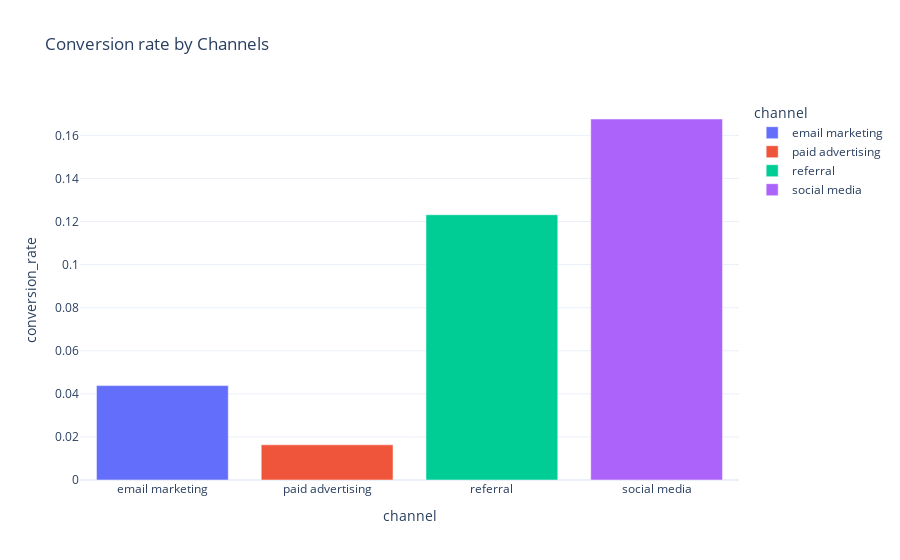

The notebook cell saved with this chart:
### Code cell
fig = px.bar(conversion_rate_by_channel, x = conversion_rate_by_channel['channel'],
              y = conversion_rate_by_channel['conversion_rate'],
             title = 'Conversion rate by Channels',
             color = 'channel')
fig.show()

### Figure 1 — Plotly figure (JSON) as saved in the notebook; plotly's stock layout.template omitted (floating-point values rounded to 4 significant figures)
{"data": [{"alignmentgroup": "True", "hovertemplate": "channel=%{x}<br>conversion_rate=%{y}<extra></extra>", "legendgroup": "email marketing", "marker": {"color": "#636efa", "pattern": {"shape": ""}}, "name": "email marketing", "offsetgroup": "email marketing", "orientation": "v", "showlegend": true, "textposition": "auto", "type": "bar", "x": ["email marketing"], "xaxis": "x", "y": [0.04382], "yaxis": "y"}, {"alignmentgroup": "True", "hovertemplate": "channel=%{x}<br>conversion_rate=%{y}<extra></extra>", "legendgroup": "paid advertising", "marker": {"color": "#EF553B", "pattern": {"shape": ""}}, "name": "paid advertising", "offsetgroup": "paid advertising", "orientation": "v", "showlegend": true, "textposition": "auto", "type": "bar", "x": ["paid advertising"], "xaxis": "x", "y": [0.01634], "yaxis": "y"}, {"alignmentgroup": "True", "hovertemplate": "channel=%{x}<br>conversion_rate=%{y}<extra></extra>", "legendgroup": "referral", "marker": {"color": "#00cc96", "pattern": {"shape": ""}}, "name": "referral", "offsetgroup": "referral", "orientation": "v", "showlegend": true, "textposition": "auto", "type": "bar", "x": ["referral"], "xaxis": "x", "y": [0.1231], "yaxis": "y"}, {"alignmentgroup": "True", "hovertemplate": "channel=%{x}<br>conversion_rate=%{y}<extra></extra>", "legendgroup": "social media", "marker": {"color": "#ab63fa", "pattern": {"shape": ""}}, "name": "social media", "offsetgroup": "social media", "orientation": "v", "showlegend": true, "textposition": "auto", "type": "bar", "x": ["social media"], "xaxis": "x", "y": [0.1676], "yaxis": "y"}], "layout": {"barmode": "relative", "legend": {"title": {"text": "channel"}, "tracegroupgap": 0}, "title": {"text": "Conversion rate by Channels"}, "xaxis": {"anchor": "y", "categoryarray": ["email marketing", "paid advertising", "referral", "social media"], "categoryorder": "array", "domain": [0, 1], "title": {"text": "channel"}}, "yaxis": {"anchor": "x", "domain": [0, 1], "title": {"text": "conversion_rate"}}}}
